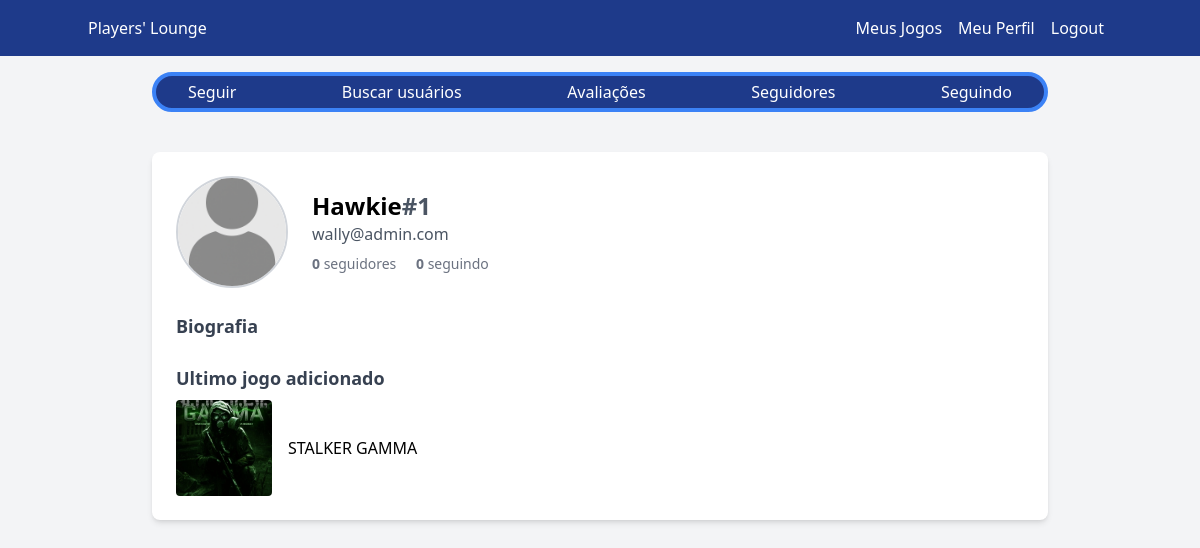
The app's page /index.php?action=perfil&user=Hawkie (signed in) with its own data.
### tables this page shows
CREATE TABLE "users"(
  id integer primary key autoincrement not null,
  username varchar(255) not null unique,
  password varchar(255) not null,
  name varchar(255) not null,
  bio varchar(255),
  profile_picture varchar(255),
  email varchar(255) not null unique
  );

CREATE TABLE games(
  id integer primary key autoincrement not null,
  user_id integer not null,
  title varchar(255) not null,
  cover varchar(255) not null,
  platform varchar(255),
  exe_path varchar(255),
  description varchar(255),
  foreign key(user_id) references users(id)
  );

### controllers/AuthController.php (called while the page is built, shortened)
<?php
require_once 'models/User.php';
class AuthController
{
    private $userModel;
    public function __construct($pdo)
    {
        $this->userModel = new User($pdo);
    }
    public function getProfile()
    {
        $username = $_GET['user'] ?? null;
        $profile = $this->userModel->findByUsername($username);
        unset($profile['password'], $profile[2]);
        $recentGame = $this->userModel->getRecentlyAddedByUser($profile['id']);
        include 'views/users/profile.php';
    }
}

### index.php (called while the page is built, shortened)
<?php
Router::route();
?>

### models/User.php (called while the page is built, shortened)
<?php
class User {
    private $db;
    public function __construct($pdo) {
        $this->db = $pdo;
    }
    public function findByUsername($username) {
        $stmt = $this->db->prepare("SELECT * FROM users WHERE username = ?");
        $stmt->execute([$username]);
        return $stmt->fetch();
    }
    public function getRecentlyAddedByUser($user_id)
    {
        $stmt = $this->db->prepare("SELECT * FROM games WHERE user_id = ? ORDER BY id DESC LIMIT 1");
        $stmt->execute([$user_id]);
        return $stmt->fetch();
    }
}
?>

### views/users/profile.php (the view, shortened to what this page needs)
<?php include_once 'views/templates/profilenavbar.php' ?>
<div class="max-w-4xl mx-auto bg-white shadow-md rounded-lg p-6 mt-10">
    <div class="flex items-center space-x-6">
        <img src="uploads\profilePictures\<?=$profile['profile_picture']?>" alt="Foto de perfil" class="w-28 h-28 rounded-full object-cover border-2 border-gray-300">
        <div class="flex-1">
            <h2 class="text-2xl font-bold"><?= htmlspecialchars($profile['username'])?><span class="text-gray-600"><?='#'.$profile['id'] ?></span></h2>
            <p class="text-gray-600"><?= htmlspecialchars($profile['email']) ?></p>
            <div class="mt-2 text-sm text-gray-500">
                <span class="mr-4"><strong>0</strong> seguidores</span>
                <span><strong>0</strong> seguindo</span>
            </div>
        </div>
    </div>
    <div class="mt-6">
        <h3 class="text-lg font-semibold text-gray-700 mb-1">Biografia</h3>
    </div>
    <div class="mt-6">
        <h3 class="text-lg font-semibold text-gray-700 mb-2">Ultimo jogo adicionado</h3>
        <div class="flex items-center space-x-4">
            <img src="uploads\gameCovers\<?=$recentGame['cover']?>" alt="Capa do jogo" class="w-24 h-24 object-cover rounded">
            <span class="text-md font-medium"><?= htmlspecialchars($recentGame['title']) ?></span>
        </div>
    </div>
</div>
<?php include_once 'views/templates/footer.php' ?>

### records on screen
users: profile_picture (placeholder picture), username "Hawkie", id "1", email "wally@admin.com"
games: cover (picture), title "STALKER GAMMA"
